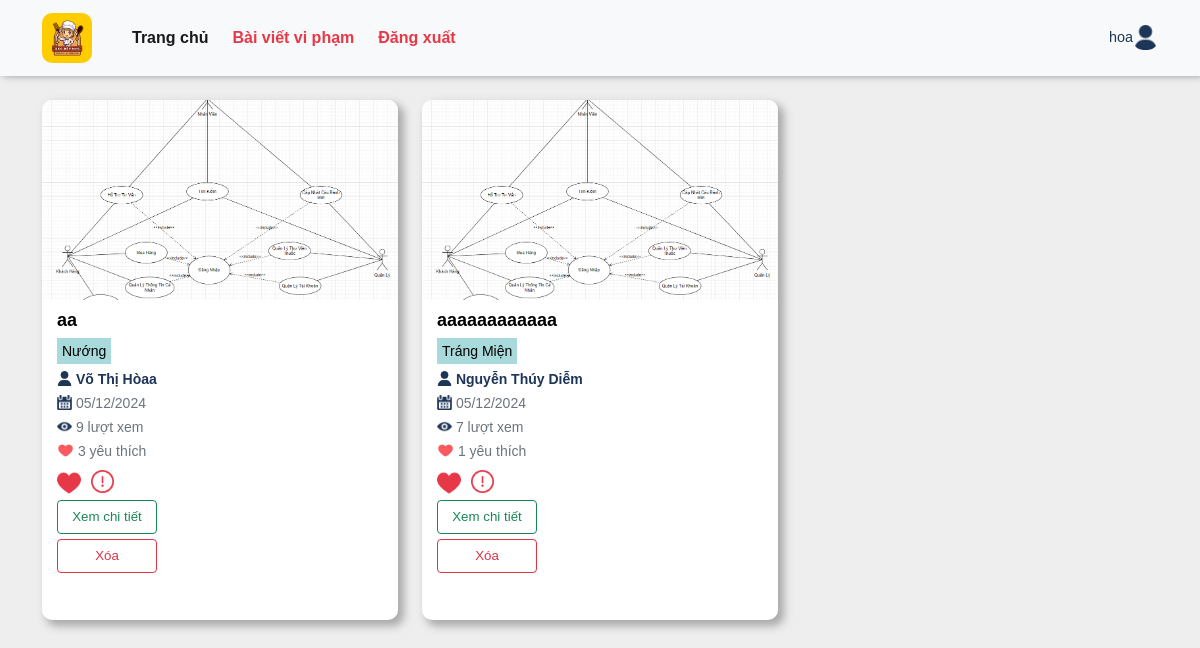
Page /rpfood/ (signed in) on the earlier database version.
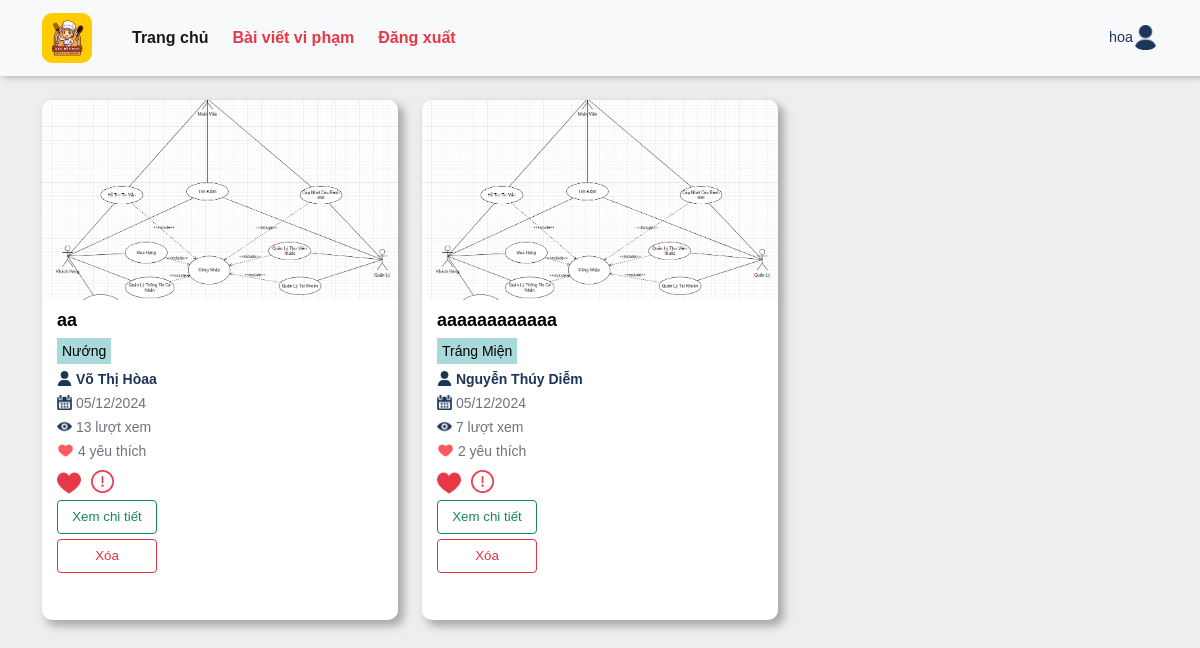
Same page on the later database version.
### appfood/models.py (models this page shows, shortened)
class Recipe(models.Model):
    title = models.CharField(max_length=100,null=True)
    author = models.ForeignKey('auth.User', on_delete=models.CASCADE)
    introduce = models.CharField(max_length=100,null=True)
    description = models.CharField(max_length=200,null=True)
    created_at = models.DateTimeField(auto_now_add=True)
    views = models.IntegerField(default=0)
    liked_tym = models.ManyToManyField(User, related_name='liked_recipes', blank=True)
    classify = models.ManyToManyField(Classify, related_name='recipes', blank=True)
    reported = models.BooleanField(default=False)
    def total_likes(self):
        return self.liked_tym.count()

class RecipeImage(models.Model):
    recipe = models.ForeignKey(Recipe, related_name='images', on_delete=models.CASCADE)
    image = models.ImageField(upload_to='images/')
    uploaded_at = models.DateTimeField(auto_now_add=True)

class UserProfile(models.Model):
    GENDER_CHOICES = [
        ('T', 'Trai'),
        ('G', 'Gái'),
        ('B', 'Chưa Xác Định'),
    ]
    user = models.OneToOneField(User, on_delete=models.CASCADE)
    birth_date = models.DateField(null=True, blank=True)
    gender = models.CharField(max_length=1, choices=GENDER_CHOICES, null=True, blank=True)
    profile_image = models.ImageField(upload_to='images/', null=True, blank=True)

### appfood/views.py (the view)
# urls.py: path('rpfood/', views.rpfood, name='rpfood'),  # Đường dẫn đến trang Report Food
@login_required
def rpfood(request):
    recipes = Recipe.objects.filter(reported=True)
    recipeimage = RecipeImage.objects.all()
    return render(request, 'admin/rpfood.html', {'recipes': recipes, 'recipeimage': recipeimage})

### appfood/templates/admin/rpfood.html (shortened to what the changed rows need)
{% extends "admin/base_admin.html" %}
{%load static%}
{%block rpfood%}
<link href="https://maxcdn.bootstrapcdn.com/font-awesome/4.3.0/css/font-awesome.min.css" rel="stylesheet">
<main>
    <div class="container">
        <div class="row">
            <div class="col">
                <div class="row d-flex flex-wrap">
                    {% for recipe in recipes %}
                        <div class="col-md-4" style="margin-bottom: 25px;">
                            <div class="card">
                                <div class="ibox-content product-box" style="height: 520px;">
                                    {% if recipe.images.first %}
                                    <div class="product" style="height: 170px;">
                                        <img style="height:200px;width: 100%;border-radius: 10px 10px 0px 0px;object-fit:cover;" src="{{ recipe.images.first.image.url }}" alt="">
                                    </div>
                                    {% endif %}
                                    <div class="product-desc" style="padding: 15px;margin-top: 20px;">
                                        <a href="{% url 'detail_admin' recipe.id %}" class="product-name">{{ recipe.title }}</a>
                                            <div style="    margin-bottom: -20px;">
                                                {% for category in recipe.classify.all %}
                                                     <small class="text-muted" style="background: var(--green);color: black !important;padding: 5px;">{{ category.name }}</small>
                                                {% endfor %}
                                            </div>
                                            <br>
                                            <small class="text-muted">
                                                <img style="width:15px;height:15px; margin-bottom:4px; " src="{% static 'img/user.png' %}" alt="">
                                                <b style="color:var(--blue);">
                                                    {% if recipe.author.userprofile %}
                                                     {{ recipe.author.userprofile.user.last_name }} {{ recipe.author.userprofile.user.first_name }}
                                                {% else %}
                                                    {{ recipe.author.username }}
                                                {% endif %}
                                                </b>
                                            </small>
                                            <br>
                                            <small class="text-muted"><img style="width:15px;height:15px; margin-bottom:4px;" src="{% static 'img/calendar.png' %}" alt=""> {{recipe.images.first.uploaded_at|date:"d/m/Y"}}</small>
                                            <br>
                                            <small class="text-muted"><img style="width:15px;height:15px; margin-bottom:4px;" src="{% static 'img/eye.png' %}" alt=""> {{ recipe.views }} lượt xem</small>
                                            <br>
                                            <small class="text-muted"><img style="width:17px;height:17px; margin-bottom:4px;" src="{% static 'img/heart.png' %}" alt=""> {{ recipe.total_likes }} yêu thích</small>
                                            <div class="m-t text-right block-button" style="padding-top: 30px;padding-left: 1%;">
                                                <form method="post" action="{% url 'like_recipe' recipe.id %}">
                                                    <button type="submit" class="btn {% if user in recipe.liked_tym.all %}btn-danger{% else %}btn-primary{% endif %}" style="padding-top: 7px;border: none;background:none;">
                                                        {% if user in recipe.liked_tym.all %}<img style="width:24px;" src="{% static 'img/heartttt.png' %}" alt="">{% else %}<img style="width:24px;" src="{% static 'img/like.png' %}" alt="">{% endif %}
                                                    </button>
                                                </form>
                                                <form method="post" action="{% url 'report_food' recipe.id %}">
                                                    <button type="submit" class="btn btn-outline-danger" style="padding-top: 7px;border: none">
                                                        <img style="width:23px; margin-bottom: 2px;" src="{% static 'img/report.png' %}" alt="">
                                                    </button>
                                                </form>
                                            </div>
                                            <div class="d-flex flex-column"><a href="{% url 'detail_admin' recipe.id %}" class="btn btn-outline-success" style="font-size: 10pt;width:100px;margin-top:5px;">Xem chi tiết</a></div>
                                            <div class="m-t text-right" style="">
                                                <a href="{% url 'admin_delete' recipe.id %}" class="btn btn-outline-danger" style="font-size: 10pt;width:100px;margin-top:5px;">Xóa</a>
                                            </div>
                                    </div>
                                </div>
                            </div>
                        </div>
                    {% endfor %}
                </div>
            </div>
        </div>
    </div>
</main>
{%endblock rpfood%}

Differences in the rows shown:
changed Recipe "aa": views "9" → "13"; total_likes "3" → "4"
computed for Recipe "aaaaaaaaaaaa": total_likes "1" → "2"
